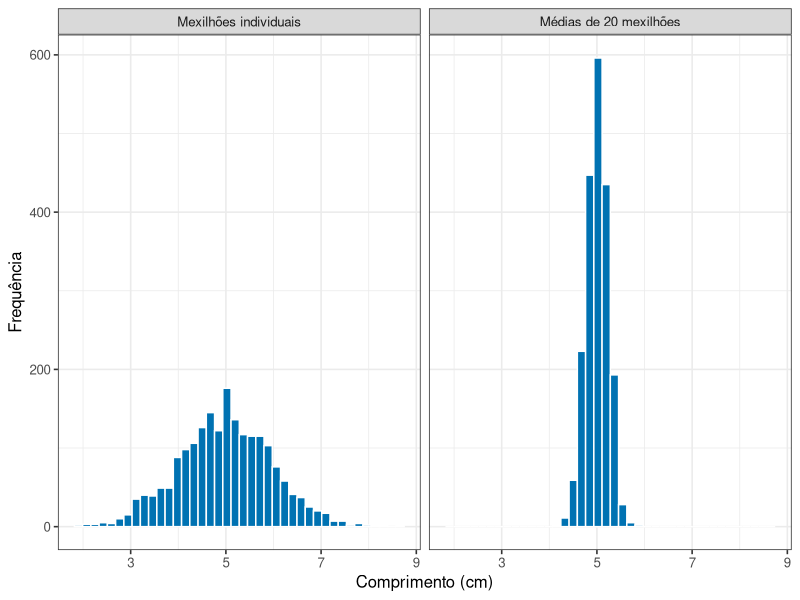
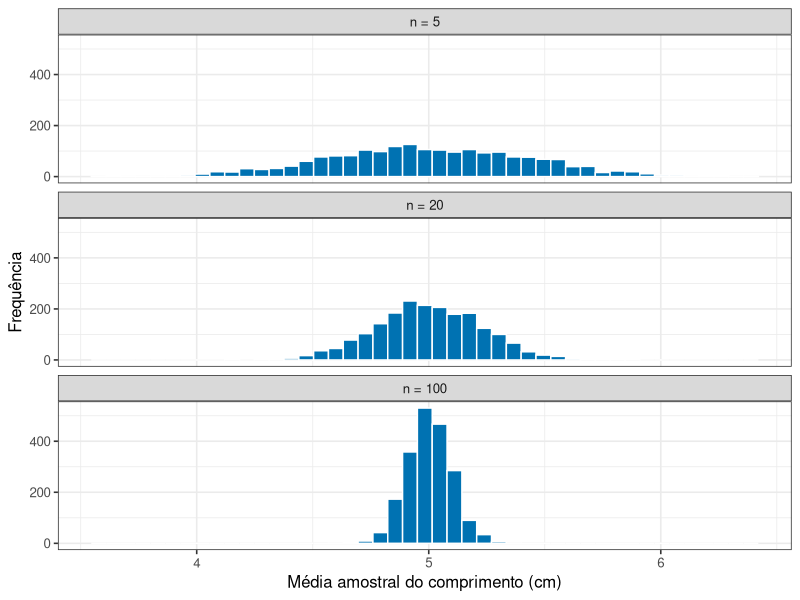

Here is the R script that generated these plots, in order:
## ---- chunk 1
#| include: false
library(tidyverse)
theme_set(theme_bw(base_size = 12))
## ---- chunk 2
#| echo: false
#| label: fig-variabilidade-duas-distribuicoes
#| fig-cap: "À esquerda, os comprimentos de 2000 mexilhões individuais. À direita, as médias de 2000 amostras de 20 mexilhões cada. Os dois gráficos usam a mesma escala no eixo horizontal."
#| fig-alt: "Dois histogramas lado a lado na mesma escala. O da esquerda, de mexilhões individuais, é largo. O da direita, de médias amostrais, é muito mais estreito e concentrado em torno do centro."
#| fig-height: 3.4

individuos <- tibble(valor = rnorm(2000, mean = 5, sd = 1), tipo = "Mexilhões individuais")
medias <- tibble(valor = replicate(2000, mean(rnorm(20, mean = 5, sd = 1))),
                 tipo = "Médias de 20 mexilhões")

bind_rows(individuos, medias) |>
  mutate(tipo = fct_relevel(tipo, "Mexilhões individuais")) |>
  ggplot(aes(x = valor)) +
  geom_histogram(bins = 40, fill = "#0072B2", colour = "white") +
  facet_wrap(~ tipo) +
  labs(x = "Comprimento (cm)", y = "Frequência")
## ---- chunk 3
#| echo: false
faixa_individuos <- range(individuos$valor)
faixa_medias <- range(medias$valor)

ind_min <- formatC(faixa_individuos[1], format = "f", digits = 1, decimal.mark = ",")
ind_max <- formatC(faixa_individuos[2], format = "f", digits = 1, decimal.mark = ",")
med_min <- formatC(faixa_medias[1], format = "f", digits = 1, decimal.mark = ",")
med_max <- formatC(faixa_medias[2], format = "f", digits = 1, decimal.mark = ",")
## ---- chunk 4
#| echo: false
#| label: fig-variabilidade-tamanho-amostra
#| fig-cap: "Distribuição das médias amostrais para três tamanhos de amostra, na mesma população de mexilhões."
#| fig-alt: "Três histogramas empilhados. Com n igual a 5 as médias se espalham por uma faixa larga; com n igual a 20 a faixa encolhe; com n igual a 100 as médias ficam concentradas em torno do centro."
#| fig-height: 4.2

sim <- bind_rows(
  tibble(n = "n = 5",   media = replicate(2000, mean(rnorm(5,   mean = 5, sd = 1)))),
  tibble(n = "n = 20",  media = replicate(2000, mean(rnorm(20,  mean = 5, sd = 1)))),
  tibble(n = "n = 100", media = replicate(2000, mean(rnorm(100, mean = 5, sd = 1))))
)

sim |>
  mutate(n = fct_relevel(n, "n = 5", "n = 20", "n = 100")) |>
  ggplot(aes(x = media)) +
  geom_histogram(bins = 45, fill = "#0072B2", colour = "white") +
  facet_wrap(~ n, ncol = 1) +
  labs(x = "Média amostral do comprimento (cm)", y = "Frequência")
## ---- chunk 5
#| echo: false
faixas <- sim |>
  group_by(n) |>
  summarise(minimo = min(media), maximo = max(media))

faixa_n5   <- filter(faixas, n == "n = 5")
faixa_n100 <- filter(faixas, n == "n = 100")

n5_min   <- formatC(faixa_n5$minimo, format = "f", digits = 1, decimal.mark = ",")
n5_max   <- formatC(faixa_n5$maximo, format = "f", digits = 1, decimal.mark = ",")
n100_min <- formatC(faixa_n100$minimo, format = "f", digits = 1, decimal.mark = ",")
n100_max <- formatC(faixa_n100$maximo, format = "f", digits = 1, decimal.mark = ",")
